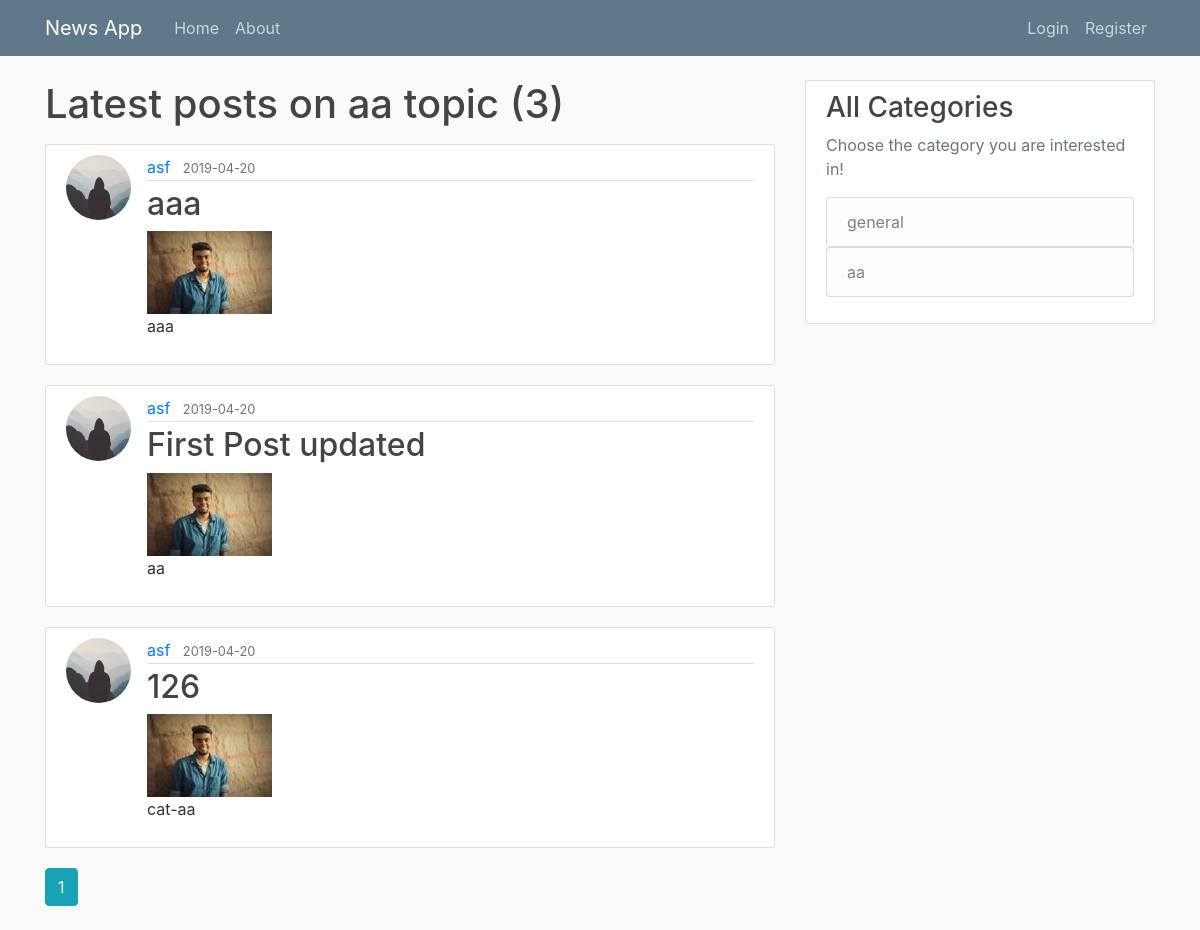
Before: /post/aa with the older database file.
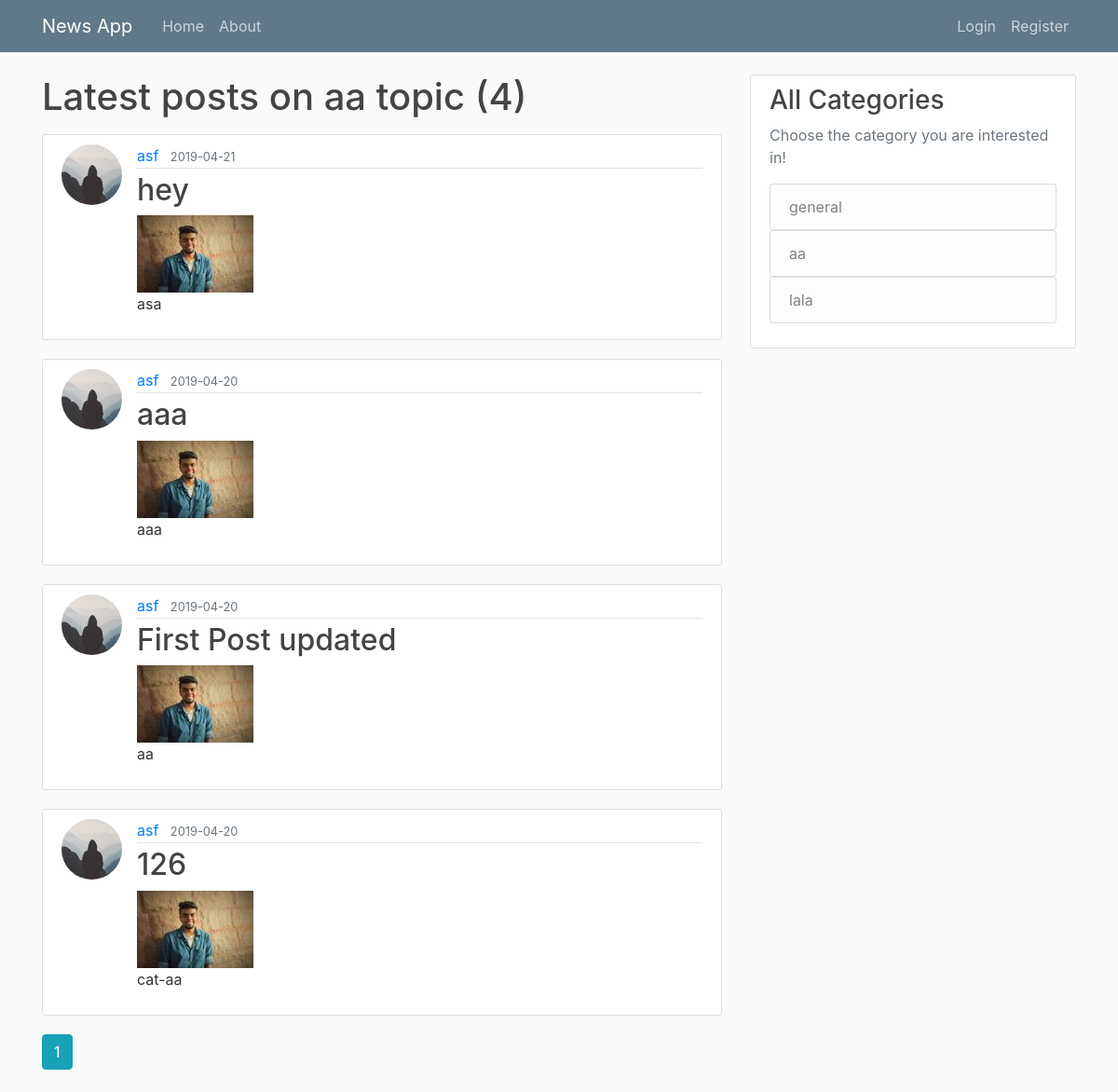
After: the same page with the newer database file.
### flaskblog/models.py (models this page shows, shortened)
class Post(db.Model):
    id = db.Column(db.Integer, primary_key=True)
    title = db.Column(db.String(100), nullable=False)
    date_posted = db.Column(db.DateTime, nullable=False,
                            default=datetime.utcnow)
    content = db.Column(db.Text, nullable=False)
    user_id = db.Column(db.Integer, db.ForeignKey('user.id'), nullable=False)
    image_file = db.Column(db.String(20), nullable=False,
                           default='default1.jpg')
    category = db.Column(db.String(20), nullable=False)

class User(db.Model, UserMixin):
    id = db.Column(db.Integer, primary_key=True)
    username = db.Column(db.String(20), unique=True, nullable=False)
    email = db.Column(db.String(120), unique=True, nullable=False)
    image_file = db.Column(db.String(20), nullable=False,
                           default='default.jpg')
    password = db.Column(db.String(60), nullable=False)
    posts = db.relationship('Post', backref='author', lazy=True)

### flaskblog/posts/routes.py (the view)
@posts.route("/post/<string:category>")
def cat_post(category):
    page = request.args.get('page', 1, type=int)
    posts = Post.query.filter_by(category=category).order_by(
        Post.date_posted.desc()).paginate(page=page, per_page=5)
    dis_cats = []
    for dis_cat in db.session.query(Post.category).distinct():
        dis_cats.append(dis_cat.category)
    return render_template('cat_post.html', posts=posts, category=category, dis_cats=dis_cats)

### flaskblog/templates/cat_post.html
{% extends "layout.html" %} {% block content %}
<h1 class="mb-3">Latest posts on {{ category }} topic ({{ posts.total }})</h1>
{% for post in posts.items %}
<article class="media content-section">
  <img src="{{ url_for('static',filename='profile_pics/' + post.author.image_file) }}" alt=""
    class="rounded-circle article-img" />
  <div class="media-body">
    <div class="article-metadata">
      <a class="mr-2"
        href="{{ url_for('users.user_posts', username=post.author.username) }}">{{ post.author.username }}</a>
      <small class="text-muted">{{
        post.date_posted.strftime("%Y-%m-%d")
      }}</small>
    </div>
    <h2>
      <a class="article-title" href="{{ url_for('posts.post',post_id=post.id) }}">{{
        post.title
      }}</a>
    </h2>
    <img src="{{ url_for('static',filename='profile_pics/' + post.image_file) }}" alt="" class="responsive" />
    <p class="article-content">{{ post.content }}</p>
  </div>
</article>
{% endfor %} {% for page_num in posts.iter_pages(left_edge=1, right_edge=1,
left_current=1, right_current=2) %} {% if page_num %} {% if posts.page ==
page_num %}
<a class="btn btn-info mb-4"
  href="{{ url_for('posts.cat_post', category =category, page=page_num)}}">{{ page_num }}</a>
{% else %}
<a class="btn btn-outline-info mb-4"
  href="{{ url_for('posts.cat_post', category=category, page=page_num)}}">{{ page_num }}</a>
{% endif %} {% else %} ... {% endif %} {% endfor %} {% endblock content %}

### flaskblog/templates/layout.html (shortened to what this page needs)
<!DOCTYPE html>
<html>
  <head>
    <link
      rel="stylesheet"
      href="https://stackpath.bootstrapcdn.com/bootstrap/4.3.1/css/bootstrap.min.css"
    />
    <link rel="stylesheet" type="text/css" href="{{ url_for('static',filename='main.css') }}">
  </head>
  <body>
    <header class="site-header">
      <nav class="navbar navbar-expand-md navbar-dark bg-steel fixed-top">
        <div class="container">
          <a class="navbar-brand mr-4" href="/">News App</a>
          <div class="collapse navbar-collapse" id="navbarToggle">
            <div class="navbar-nav mr-auto">
              <a class="nav-item nav-link" href="{{ url_for('main.home')}}">Home</a>
              <a class="nav-item nav-link" href="{{ url_for('main.about') }}">About</a>
            </div>
            <div class="navbar-nav">
              {% if current_user.is_authenticated %}
              <a class="nav-item nav-link" href="{{ url_for('posts.new_post') }}">New Post</a>
              <a class="nav-item nav-link" href="{{ url_for('users.account') }}">Account</a>
              <a class="nav-item nav-link" href="{{ url_for('users.register') }}">Register</a>
              <a class="nav-item nav-link" href="{{ url_for('users.logout') }}">Logout</a>
              {% else %}
                <a class="nav-item nav-link" href="{{ url_for('users.login') }}">Login</a>
                <a class="nav-item nav-link" href="{{ url_for('users.register') }}">Register</a>
              {% endif %}
            </div>
          </div>
        </div>
      </nav>
    </header>
    <main role="main" class="container">
      <div class="row">
        <div class="col-md-8">
          {% block content %}{% endblock %}
        </div>
        <div class="col-md-4">
          <div class="content-section">
            <h3>All Categories</h3>
            <p class='text-muted'>Choose the category you are interested in!
              <ul class="list-group">
                {% for cate in dis_cats %}
                <a href="{{ url_for('posts.cat_post', category=cate) }}"><li class="list-group-item list-group-item-light">{{ cate }}</li></a>
                {% endfor %}
              </ul>
            </p>
          </div>
        </div>
      </div>
    </main>
  </body>
</html>

### flaskblog/static/main.css (style rules this page uses)
body { background: #fafafa; color: #333333; margin-top: 5rem; }
h1, h2, h3, h4, h5, h6 { color: #444444; }
.bg-steel { background-color: #5f788a; }
.site-header .navbar-nav .nav-link { color: #cbd5db; }
.content-section { background: #ffffff; padding: 10px 20px; border: 1px solid #dddddd; border-radius: 3px; margin-bottom: 20px; }
.article-title { color: #444444; }
.article-content { white-space: pre-line; }
.article-img { height: 65px; width: 65px; margin-right: 16px; }
.article-metadata { padding-bottom: 1px; margin-bottom: 4px; border-bottom: 1px solid #e3e3e3 }

Changed rows visible on the page:
added Post: image_file (placeholder picture), author.username "asf", date_posted "2019-04-21", title "hey", content "asa"
Other visible differences:
{{ posts.total }}: "3" → "4"
new list line: "lala"
